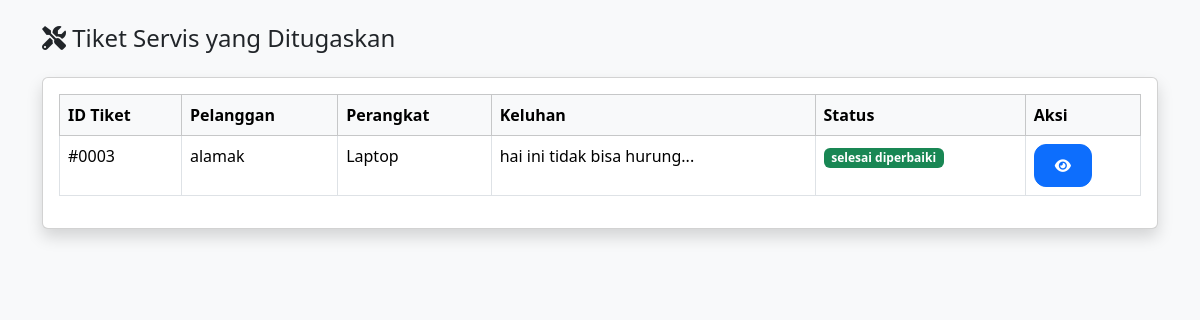
/teknisi/dashboard.php (signed in), run on an earlier commit of the app's database.
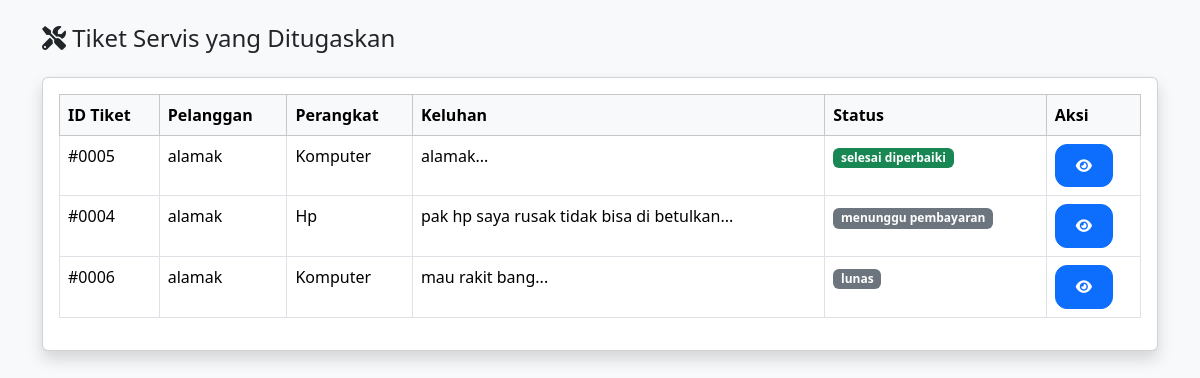
And on a later commit of the database.
### tables this page shows
CREATE TABLE `tiket_servis` (
  `id` int NOT NULL,
  `user_id` int NOT NULL,
  `device_type` enum('hp','laptop','komputer') NOT NULL,
  `keluhan` text NOT NULL,
  `status` enum('pending','dikonfirmasi_admin','diproses_teknisi','selesai_diperbaiki','menunggu_pembayaran','lunas','servis_dibatalkan') DEFAULT 'pending',
  `biaya_servis` decimal(10,2) DEFAULT '0.00',
  `keterangan_teknisi` text,
  `bukti_pembayaran` varchar(255) DEFAULT NULL,
  `tanggal_dibuat` datetime DEFAULT CURRENT_TIMESTAMP,
  `tanggal_selesai` datetime DEFAULT NULL,
  `teknisi_id` int DEFAULT NULL,
  `keterangan_admin` varchar(225) DEFAULT NULL
);

CREATE TABLE `users` (
  `id` int NOT NULL,
  `username` varchar(50) NOT NULL,
  `password` varchar(50) NOT NULL,
  `nama` varchar(100) NOT NULL,
  `no_hp` varchar(20) NOT NULL,
  `role` enum('admin','teknisi','pelanggan') NOT NULL
);

### teknisi/dashboard.php (the view, shortened to what this page needs)
<?php
require '../config/koneksi.php';
$teknisi_id = $_SESSION['user_id'];
$tiket = $koneksi->query("SELECT t.*, u.nama as nama_pelanggan
                         FROM tiket_servis t
                         JOIN users u ON t.user_id = u.id
                         WHERE t.teknisi_id='$teknisi_id'
                         ORDER BY FIELD(t.status, 'diproses_teknisi', 'selesai_diperbaiki', 'menunggu_pembayaran', 'lunas'),
                         t.tanggal_dibuat DESC");
?>
<!DOCTYPE html>
<html lang="en">
<head>
    <link href="../../assets/css/bootstrap.min.css" rel="stylesheet">
    <link rel="stylesheet" href="https://cdnjs.cloudflare.com/ajax/libs/font-awesome/6.0.0/css/all.min.css">
</head>
<body>
    <div class="container mt-4">
        <h4 class="mb-4"><i class="fas fa-tools"></i> Tiket Servis yang Ditugaskan</h4>
        <div class="card shadow">
            <div class="card-body">
                <div class="table-responsive">
                    <table class="table table-bordered table-hover">
                        <thead class="table-light">
                            <tr>
                                <th>ID Tiket</th>
                                <th>Pelanggan</th>
                                <th>Perangkat</th>
                                <th>Keluhan</th>
                                <th>Status</th>
                                <th>Aksi</th>
                            </tr>
                        </thead>
                        <tbody>
                            <?php while ($row = $tiket->fetch_assoc()): ?>
                            <tr>
                                <td>#<?= str_pad($row['id'], 4, '0', STR_PAD_LEFT) ?></td>
                                <td><?= $row['nama_pelanggan'] ?></td>
                                <td><?= ucfirst($row['device_type']) ?></td>
                                <td><?= substr($row['keluhan'], 0, 50) ?>...</td>
                                <td>
                                    <span class="badge bg-<?=
                                        $row['status'] == 'diproses_teknisi' ? 'primary' :
                                        ($row['status'] == 'selesai_diperbaiki' ? 'success' : 'secondary')
                                    ?>">
                                        <?= str_replace('_', ' ', $row['status']) ?>
                                    </span>
                                </td>
                                <td>
                                    <a href="detail_tiket.php?id=<?= $row['id'] ?>" class="btn btn-sm btn-primary">
                                        <i class="fas fa-eye"></i>
                                    </a>
                                </td>
                            </tr>
                            <?php endwhile; ?>
                        </tbody>
                    </table>
                </div>
            </div>
        </div>
    </div>
</body>
</html>

What changed in the data, as far as the page shows it:
removed tiket_servis: id "0003", user.nama "alamak", device_type "Laptop", keluhan "hai ini tidak bisa hurung", status "selesai diperbaiki"
added tiket_servis: id "0005", user.nama "alamak", device_type "Komputer", keluhan "alamak", status "selesai diperbaiki"
added tiket_servis: id "0004", user.nama "alamak", device_type "Hp", keluhan "pak hp saya rusak tidak bisa di betulkan", status "menunggu pembayaran"
added tiket_servis: id "0006", user.nama "alamak", device_type "Komputer", keluhan "mau rakit bang", status "lunas"
